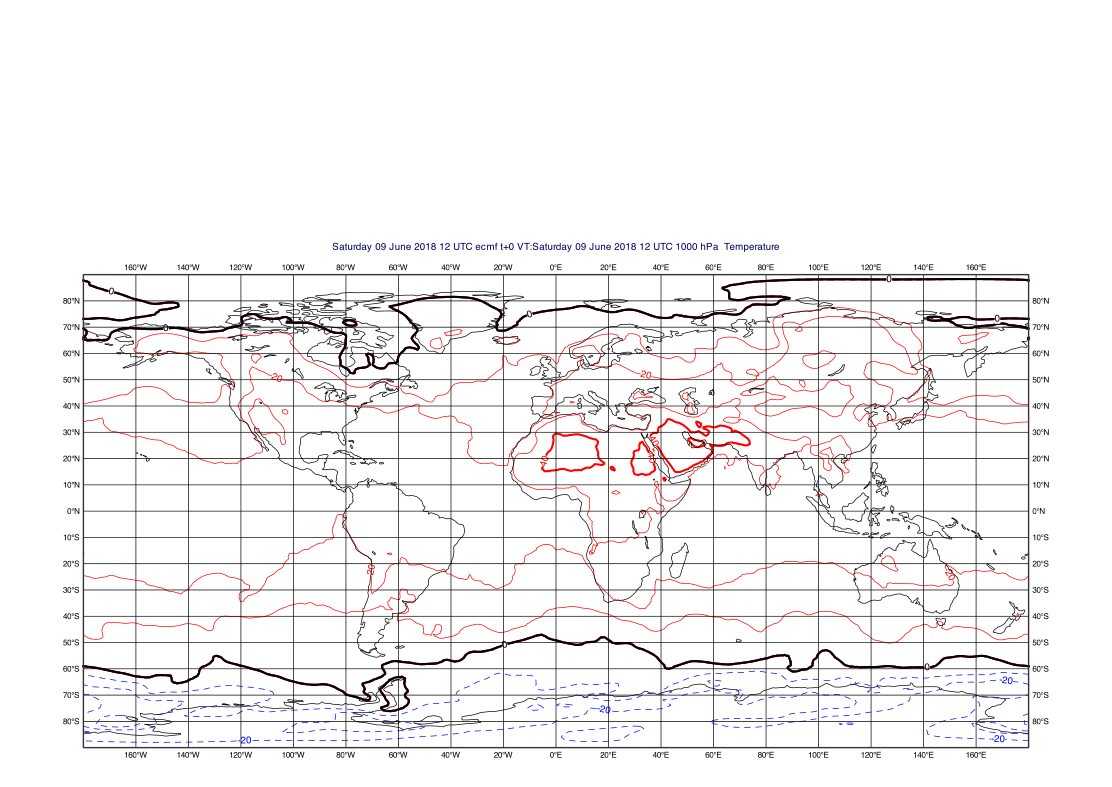

This figure's Python source:

"""
Split contouring
======================
"""

# (C) Copyright 2017- ECMWF.
#
# This software is licensed under the terms of the Apache Licence Version 2.0
# which can be obtained at http://www.apache.org/licenses/LICENSE-2.0.
#
# In applying this licence, ECMWF does not waive the privileges and immunities
# granted to it by virtue of its status as an intergovernmental organisation
# nor does it submit to any jurisdiction.
#


import metview as mv 

# ---------------------------------------------------------------
# Demonstrates one way to emulate Metview 3's split
# contouring facility using multiple Contouring
# definitions in later Metview versions
# ---------------------------------------------------------------


use_mars = 0
if use_mars:
    # Retrieve data from MARS
    data = mv.retrieve(param="t", levelist=1000, grid=[1.5, 1.5], date=-10)
else:
    data = mv.read("t1000.grib")


split_below = mv.mcont(
    contour_line_style="dash",
    contour_highlight_style="dash",
    contour_max_level=0,
    contour_level_count=5,
)

split_above = mv.mcont(
    contour_line_colour="red",
    contour_highlight_colour="red",
    contour_min_level=0,
    contour_level_count=5,
)

split_on = mv.mcont(
    contour_line_thickness=3,
    contour_line_colour="black",
    contour_highlight="off",
    contour_max_level=0,
    contour_min_level=0,
)


# define the output plot file
mv.setoutput(mv.pdf_output(output_name="split_contour"))

# plot the data onto the map
mv.plot(data, split_below, split_above, split_on)
